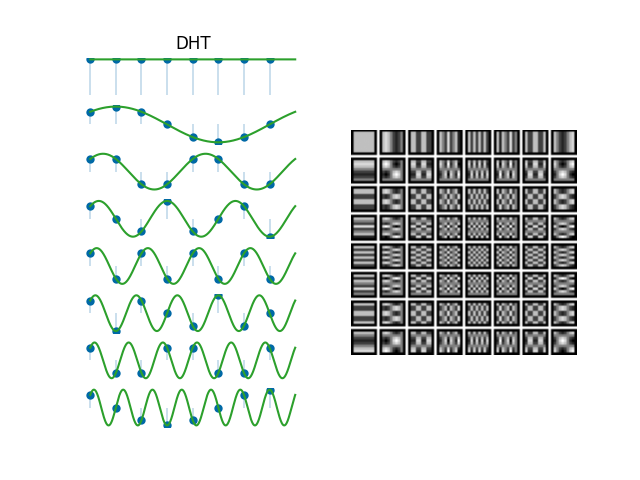

Reproduce this figure in Python.
import numpy as np
import matplotlib.pyplot as plt

from libDIP.basisImage4e import basisImage4e
from libDIP.tmat4e import tmat4e


def MyDisp(Matrix, N, plots, position, Title):
    Factor = 1.0 / Matrix[0, 0]
    t = np.arange(0, N + 1/1000, 1/1000.0)

    for i in range(N):
        f = np.cos(2 * np.pi * t * i / N) + np.sin(2 * np.pi * t * i / N)

        ax = plt.subplot(N, plots, (plots * (i + 1)) - (plots - position))
        markerline, stemlines, baseline = ax.stem(
            np.arange(0, N),
            Matrix[i, :],
            markerfmt='o',
            basefmt=' '
        )
        markerline.set_markeredgecolor('none')
        markerline.set_markerfacecolor((0, 105/255, 166/255))
        markerline.set_markersize(2.25 * 4 / 1.5)
        stemlines.set_linewidth(0.5 * 0.5 / 0.75)

        ax.plot(t, f / Factor)

        ax.set_frame_on(False)
        ax.axis('off')
        ax.set_xticklabels([])
        ax.set_yticklabels([])
        if i == 0:
            ax.set_title(Title)


# Parameters
N = 8
P = 1
position = 1
plots = 2

# Process
S_COMPOSITE, S_DISPLAY = basisImage4e('DHT', 8, 1)
DHT = tmat4e('DHT', N)

# Display
plt.figure()
plt.subplot(1, 2, 1)
MyDisp(DHT, N, plots, position, 'DHT')
plt.subplot(1, 2, 2)
plt.imshow(S_DISPLAY, cmap='gray', vmin=S_DISPLAY.min(), vmax=S_DISPLAY.max())
plt.axis('off')

# Print to file
plt.savefig('Figure68.png')
plt.show()
